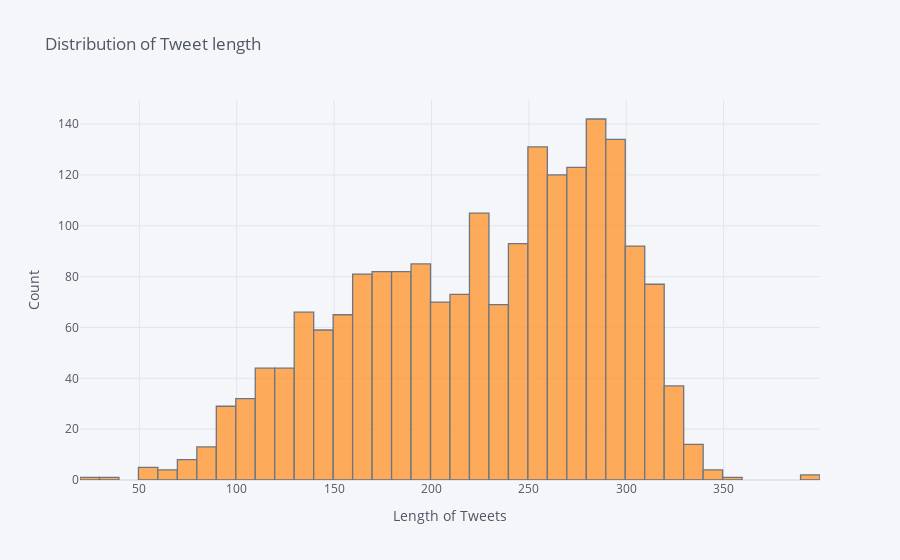

The notebook cell saved with this chart:
### Markdown cell above
### Distrubution of Question length

### Code cell
df1['text_len'].iplot(kind = 'hist',xTitle = 'Length of Tweets',yTitle = 'Count', 
                      title = 'Distribution of Tweet length')

### Figure 1 — Plotly figure (JSON) as saved in the notebook; plotly's stock layout.template omitted (floating-point values rounded to 4 significant figures; data arrays with more than 128 entries replaced by an {"elided": "..."} marker saying what was removed)
{"data": [{"histfunc": "count", "histnorm": "", "marker": {"color": "rgba(255, 153, 51, 1.0)", "line": {"color": "#4D5663", "width": 1.3}}, "name": "text_len", "opacity": 0.8, "orientation": "v", "type": "histogram", "x": {"elided": "1988 int values"}}], "layout": {"barmode": "overlay", "legend": {"bgcolor": "#F5F6F9", "font": {"color": "#4D5663"}}, "paper_bgcolor": "#F5F6F9", "plot_bgcolor": "#F5F6F9", "title": {"font": {"color": "#4D5663"}, "text": "Distribution of Tweet length"}, "xaxis": {"gridcolor": "#E1E5ED", "showgrid": true, "tickfont": {"color": "#4D5663"}, "title": {"font": {"color": "#4D5663"}, "text": "Length of Tweets"}, "zerolinecolor": "#E1E5ED"}, "yaxis": {"gridcolor": "#E1E5ED", "showgrid": true, "tickfont": {"color": "#4D5663"}, "title": {"font": {"color": "#4D5663"}, "text": "Count"}, "zerolinecolor": "#E1E5ED"}}}
